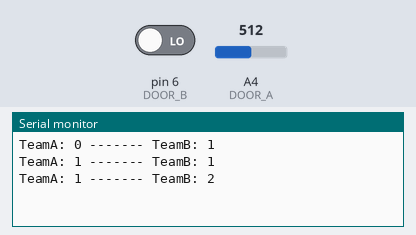
The sketch below on a simulated Arduino Uno, built with avr-gcc and run on an emulated ATmega328P. Shown: the last lines printed to the serial monitor. The inputs (shaded band) are chosen by the test bench; at power-on: A4 (DOOR_A) = 512, pin 6 (DOOR_B) LOW. At 25.7 s the program stops and its outputs stay as they are.

Above: at 3.8 s.
3.9 s: A4 (DOOR_A) set to 490
At 5.5 s:
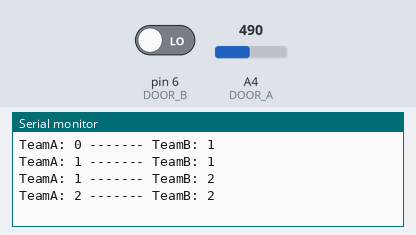
7.8 s: A4 (DOOR_A) set to 510
At 10.1 s:
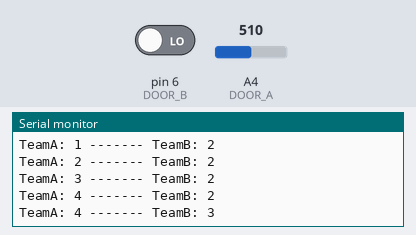
11.7 s: pin 6 (DOOR_B) driven HIGH
At 14.7 s:
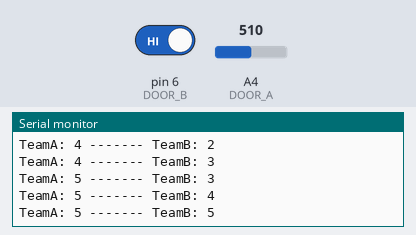
15.6 s: pin 6 (DOOR_B) driven LOW
At 19.2 s:
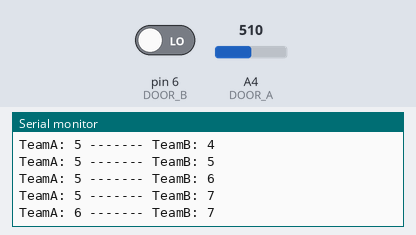
19.5 s: A4 (DOOR_A) set to 306
At 26.5 s:
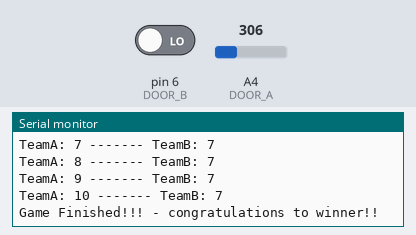
Timing chart, 0 to 27.2 s (numbered marks = the images above; inputs shaded):
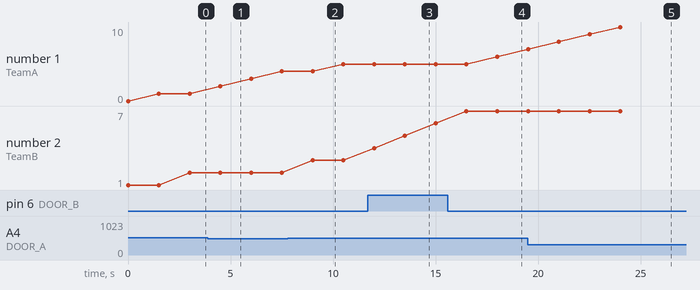

The sketch:

sensor.ino
```cpp
//Smart Table 4
//April 27th, 2012
//

const int MAX_GOALS = 10;
const int DETECTION_THRESHOLD = 500;
const int DOOR_A = A4;
const int DOOR_B = 6;
int goalsTeamA = 0;
int goalsTeamB = 0;


boolean ballInDoorA(int sensorDoorA) {
  return sensorDoorA >= DETECTION_THRESHOLD;
}

boolean ballInDoorB(int sensorDoorB) {
  return sensorDoorB >= DETECTION_THRESHOLD;
}

void teamAScores() {
  goalsTeamA ++;
}

void teamBScores() {
  goalsTeamB ++;
}

void showResultsInConsole() {
  Serial.print("TeamA: ");
  Serial.print(goalsTeamA);
  Serial.print(" ------- ");
  Serial.print("TeamB: ");
  Serial.print(goalsTeamB);

  Serial.println();
}

void showResultsAndDelay() {
  showResultsInConsole();
  delay(1500);
}

void checkIfGameFinished() {
  if (goalsTeamA == MAX_GOALS || goalsTeamB == MAX_GOALS) {
    Serial.println("Game Finished!!! - congratulations to winner!!");
    delay(200);
    exit(0);
  }
}

/**
 * Arduino initial setup
 */
 void setup(){
  Serial.begin(9600);
  pinMode(DOOR_A, INPUT);
  pinMode(DOOR_B, INPUT);
}


/**
 * I/O loop
 */
void loop(){

  int sensorDoorA = analogRead(DOOR_A);
  int sensorDoorB = 0;
//  int sensorDoorB = analogRead(DOOR_B);

  // Fake door with digital input
  if (digitalRead(DOOR_B) == HIGH) {
    sensorDoorB = 0;
  } else {
    sensorDoorB = 800;
  }

  if (ballInDoorA(sensorDoorA)) {
    teamBScores();
    showResultsAndDelay();
  }

  if (ballInDoorB(sensorDoorB)) {
    teamAScores();
    showResultsAndDelay();
  }


  checkIfGameFinished();

}
```

Measured:
- after the input at 7.8 s, the serial monitor: prints a new line after 1.2 s (image 2)
- after the input at 11.7 s, the serial monitor: prints a new line after 1.8 s (image 3)
- after the input at 15.6 s, the serial monitor: prints a new line after 2.4 s (image 4)
- after the input at 19.5 s, the serial monitor: prints a new line at once (image 5)
- plotted number 1: 1 → 4 after the input at 3.9 s
